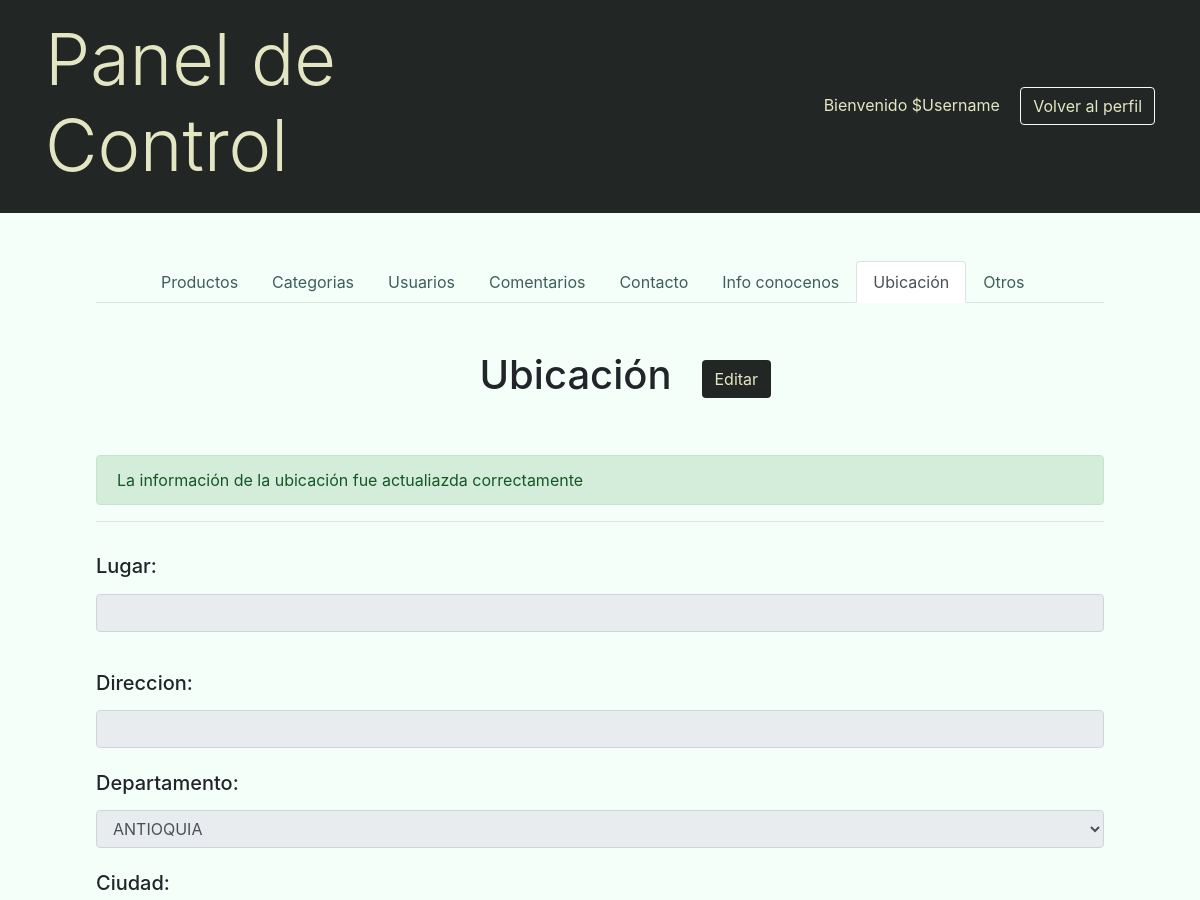
/Admin/control_panel.php?view=location&msg=okupd (upper part), run on an earlier commit of the app's database.
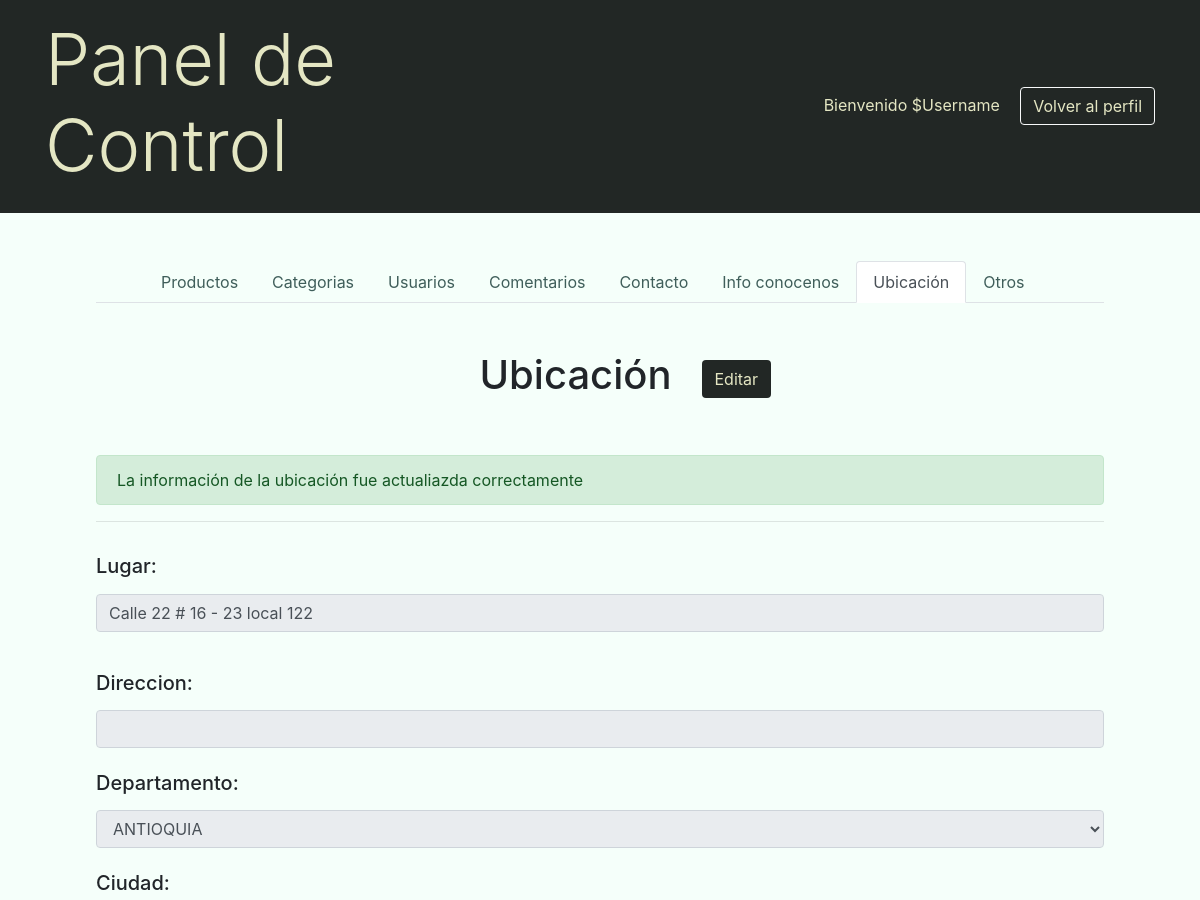
And on a later commit of the database.
### tables this page shows
CREATE TABLE IF NOT EXISTS `Company` (
  `CompanyId` INT NOT NULL AUTO_INCREMENT,
  `CompanyName` VARCHAR(50) NOT NULL,
  `PhoneNumber` VARCHAR(30) NULL,
  `MobileNumber` VARCHAR(30) NULL,
  `Email` VARCHAR(60) NULL,
  `AboutUs` VARCHAR(500) NULL,
  `Mission` VARCHAR(500) NULL,
  `Vision` VARCHAR(500) NULL,
  `Place` VARCHAR(45) NULL,
  `FrameLocation` VARCHAR(200) NULL,
  `CityId` INT NULL,
  PRIMARY KEY (`CompanyId`),
  CONSTRAINT `fk_Company_City1`
    FOREIGN KEY (`CityId`)
    REFERENCES `City` (`CityId`)
    ON DELETE RESTRICT
    ON UPDATE CASCADE);

### Admin/location_control.php (the view, shortened to what this page needs)
<?php
    $get_location =  "SELECT
                        cp.Place,
                        cp.address,
                        cp.CityId,
                        (SELECT StateId FROM City st WHERE st.CityId = cp.CityId) AS stid,
                        (SELECT StateName FROM State WHERE StateId = stid) AS state,
                        (SELECT CityName FROM City cy WHERE cy.CityId = cp.CityId) AS city
                    FROM company cp
                    WHERE CompanyId = 1";
    $get_states = "SELECT * FROM state";
    $location_result = mysqli_query($database,$get_location);
    $state_result = mysqli_query($database,$get_states);
    $location = mysqli_fetch_assoc($location_result);
    $place = $location['Place'];
    $address = $location['address'];
?>
<div class="container px-5">
    <div class="row my-5">
        <div class="col-sm-7">
            <h1 class="text-right">Ubicación</h1>
        </div>
        <div class="col-sm-5 my-auto">
            <button class="btn my-btn" id="editbtn">Editar</button>
        </div>
    </div>
    <?php $msg = isset($_GET['msg']) ? $_GET['msg'] : '';
        switch ($msg):
            case 'okupd':
                echo "<div class='alert alert-success'>La información de la ubicación fue actualiazda correctamente</div>";
                break;
        endswitch;
    ?>
    <form class="proform" action="db_connection/update_location.php" method="POST">
        <hr>
        <div class="form-group py-3">
            <label for="place-text" class="display-5"><h5>Lugar:</h5></label>
            <div>
                <?php
                    echo "<input class='form-control' name='place' id='place-text' type='text' value='$place' disabled>";
                ?>
            </div>
        </div>
        <div class="form-group">
            <label for="address-text" class="col-form-label"><h5>Direccion:</h5> </label>
            <div>
                <?php
                    echo "<input class='form-control' name='address' id='address-text' type='text' value='$address' disabled>";
                ?>
            </div>
        </div>
        <div class="form-group">
            <label for="state-text" class="col-form-label"><h5>Departamento:</h5></label>
            <div>
                <select id="state-text" class="form-control" disabled>
                    <?php
                        while ($state = mysqli_fetch_assoc($state_result))
                        {
                            echo "<option value='$state[StateId]'>".utf8_encode($state['StateName'])."</option>";
                        }
                    ?>
                </select>
            </div>
        </div>
        <div class="form-group">
            <label for="city-text" class="col-form-label"><h5>Ciudad:</h5></label>
        </div>
    </form>
</div>

What changed in the data, as far as the page shows it:
added company: place "Calle 22 # 16 - 23 local 122"
